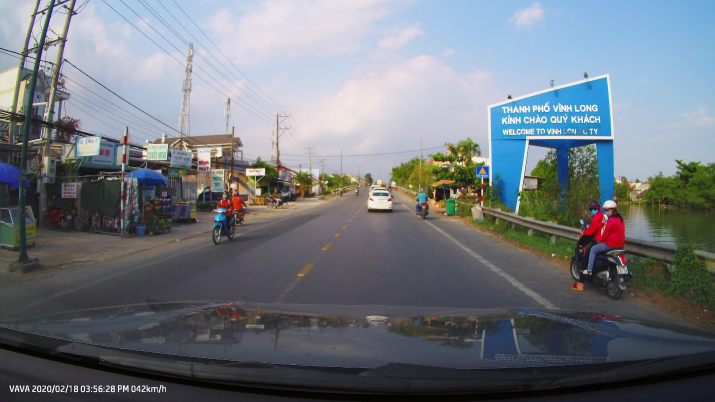
#> input picture Resource/IMG_background/BG_1.jpg, 1429 x 804 px (shown at 1/2 size)
$ jupyter execute Tester.ipynb
#> lines starting #> are read from the running program, lines starting #| are printed output that depends on the picture; after the words box and inside, x2 and y2 are one past the last pixel; in counts of white or black regions, pixels touching at a corner belong together
### CollageLabelling/CollageLabelling.py
import cv2
import random
import numpy as np
import matplotlib.pyplot as plt

#---------------label---------------#
class Label_Img:
    def __init__(self, img_path, kind_lb):
        self.img_lb = cv2.cvtColor(cv2.imread(img_path), cv2.COLOR_BGR2RGB)
        self.kind_lb = kind_lb

    # [32 lines left out: functions Show, Resize_lb, Size_lb, Create_Mask, not called in this run]


#-------------------background---------------------#
class Background_Img:
    def __init__(self,img_path):
#> called with img_path = './Resource/IMG_background/BG_1.jpg'
        self.bg_img = cv2.cvtColor(cv2.imread(img_path), cv2.COLOR_BGR2RGB)

    # [16 lines left out: functions Show, Size_bg, Get_Matric, not called in this run]

#---------------------------merge---------------------------#
class Image_Merger_Labelling:
    # [83 lines left out: functions __init__, Cal_Size_Lb, Merge, ShowMerge, Auto_Labelling, not called in this run]


### Tester.ipynb
# Create_Sign

[cell 1]
###############

# Collage_Labelling

[cell 2]
import sys
sys.path.append("CollageLabelling")

import importlib
import CollageLabelling
importlib.reload(CollageLabelling)

from CollageLabelling import Image_Merger_Labelling
from CollageLabelling import Label_Img
from CollageLabelling import Background_Img

[cell 3]
bg_path = "./Resource/IMG_background/BG_1.jpg"
bg = Background_Img(bg_path)

lb_1 = "./Resource/IMG_label/tron_1.jpg"
lb_2 = "./Resource/IMG_label/tam_giac_1.png"
lb_3 = "./Resource/IMG_label/vuong_1.png"
lb_list = [Label_Img(lb_1, 'tron'),
           Label_Img(lb_2, 'tam_giac'),
           Label_Img(lb_3, 'vuong')]
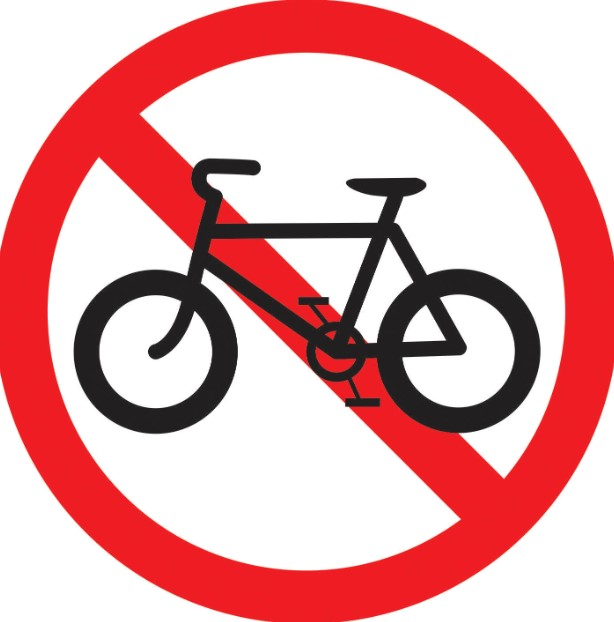
#> input picture Resource/IMG_label/tron_1.jpg, 614 x 622 px
#> call 2 of __init__, with img_path = './Resource/IMG_label/tam_giac_1.png', kind_lb = 'tam_giac'
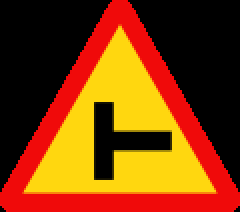
#> input picture Resource/IMG_label/tam_giac_1.png, 120 x 106 px (shown 2 times larger)
#> call 3 of __init__, with img_path = './Resource/IMG_label/vuong_1.png', kind_lb = 'vuong'
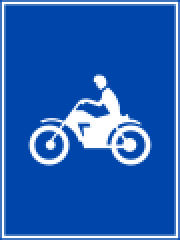
#> input picture Resource/IMG_label/vuong_1.png, 90 x 120 px (shown 2 times larger)

tool = Image_Merger_Labelling(lb_list, bg)

[cell 4]
tool.ShowMerge()
#> the loop in Merge, `for i in range(len(self.lb_list)):` made 3 passes
#> pass 1, in Merge, `img_resize = lb.Resize_lb(ratio)`:
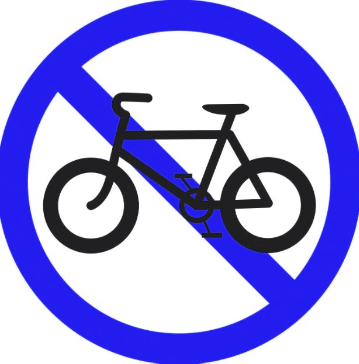
#> img_resize: shape (364, 359, 3); mean of channels 0, 1, 2 226.6, 162.9, 164.8; drawn as B, G, R
#> pass 1, in Merge, `roi = result[py:py + h_lb, px:px + w_lb]`:
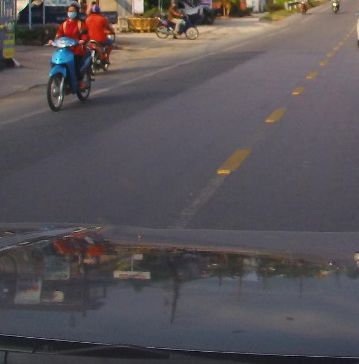
#> roi: shape (364, 359, 3); mean R, G, B 88.6, 83.2, 86.7
#> pass 2, in Merge, `img_resize = lb.Resize_lb(ratio)`:
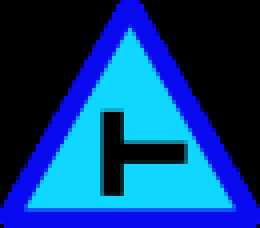
#> img_resize: shape (57, 65, 3) (shown 4 times larger); mean of channels 0, 1, 2 129.2, 61.3, 6.6; drawn as B, G, R
#> pass 2, in Merge, `roi = result[py:py + h_lb, px:px + w_lb]`:
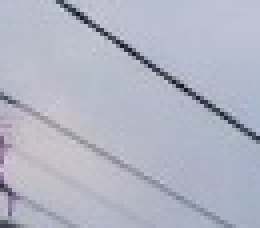
#> roi: shape (57, 65, 3) (shown 4 times larger); mean R, G, B 177.9, 181.4, 196.2
#> after the loop in Merge, `for i in range(len(self.lb_list)):`:
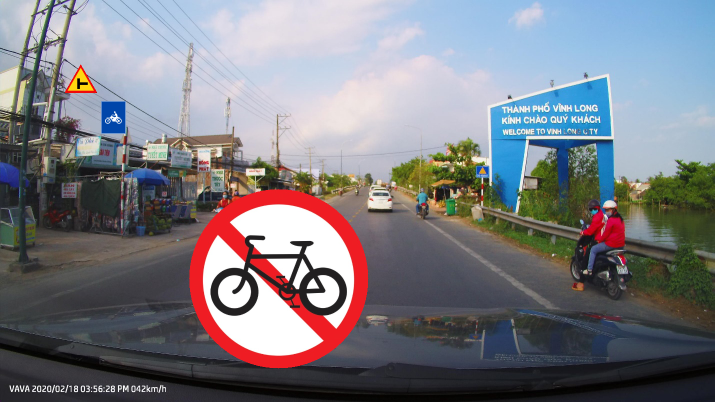
#> result: shape (804, 1429, 3) (shown at 1/2 size); mean R, G, B 123.9, 123.8, 130.2
#> after the loop in Merge, `for i in range(len(self.lb_list)):`:
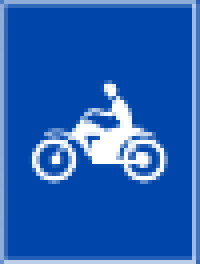
#> roi: shape (66, 50, 3) (shown 4 times larger); mean R, G, B 34.9, 95.3, 181.6
#> after the loop in Merge, `for i in range(len(self.lb_list)):`: self.address = [[378, 378, 0.584], [129, 129, 0.542], [202, 202, 0.551]]

[cell 5]
tool.Auto_Labelling("./", "test_1", "0")
#> the loop in Auto_Labelling, `for i in range(len(self.lb_list)):` made 3 passes
#> after the loop in Auto_Labelling, `for i in range(len(self.lb_list)):`: temp = 3 items
#> the loop in Auto_Labelling, `for t in temp:` made 3 passes

[cell 6]
import cv2

image_path = "./Resource/IMG_background/BG_1.jpg"  # Đường dẫn đến ảnh
image = cv2.imread(image_path)
#> image is the input picture: shape (804, 1429, 3); mean B, G, R 125.4, 118.9, 112.7
H, W, _ = image.shape  # Lấy kích thước ảnh
#> H = 804; W = 1429

# Đọc file nhãn YOLO
label_path = "./test_1.txt"  # File YOLO label
with open(label_path, "r") as file:
#> (reads test_1.txt from the repository)
    lines = file.readlines()

# Duyệt qua từng dòng trong file nhãn
for line in lines:
    data = line.strip().split()
    class_id = int(data[0])  # Lớp của đối tượng
    x_center, y_center, width, height = map(float, data[1:])

    # Chuyển đổi tọa độ YOLO sang pixel
    xmin = int((x_center - width / 2) * W)
    ymin = int((y_center - height / 2) * H)
    xmax = int((x_center + width / 2) * W)
    ymax = int((y_center + height / 2) * H)

    # Vẽ bounding box lên ảnh
    color = (0, 255, 0)  # Màu xanh lá
    thickness = 2
    cv2.rectangle(image, (xmin, ymin), (xmax, ymax), color, thickness)

    # Hiển thị nhãn class_id trên bounding box
    label = f"Class {class_id}"
    cv2.putText(image, label, (xmin, ymin - 5), cv2.FONT_HERSHEY_SIMPLEX, 0.5, color, 1)
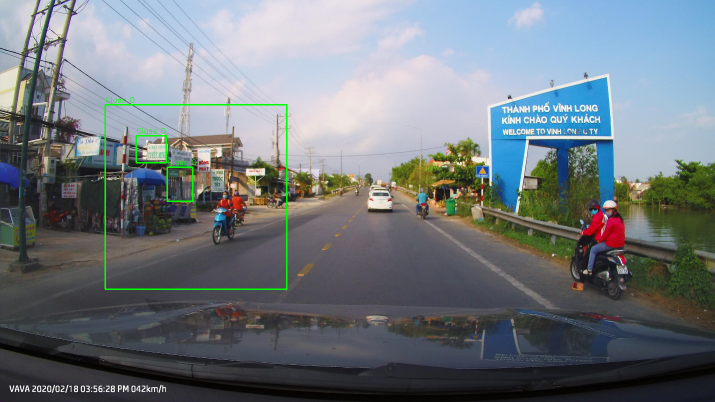
#> image: shape (804, 1429, 3) (shown at 1/2 size); 0.54% of pixels changed, all inside (x1, y1, x2, y2) = (209, 194, 575, 580)

# Hiển thị ảnh
# cv2.imshow("YOLO Bounding Box", image)
# cv2.waitKey(0)
# cv2.destroyAllWindows()

# Lưu ảnh có bounding box
cv2.imwrite("output.jpg", image)
#> Out = True
